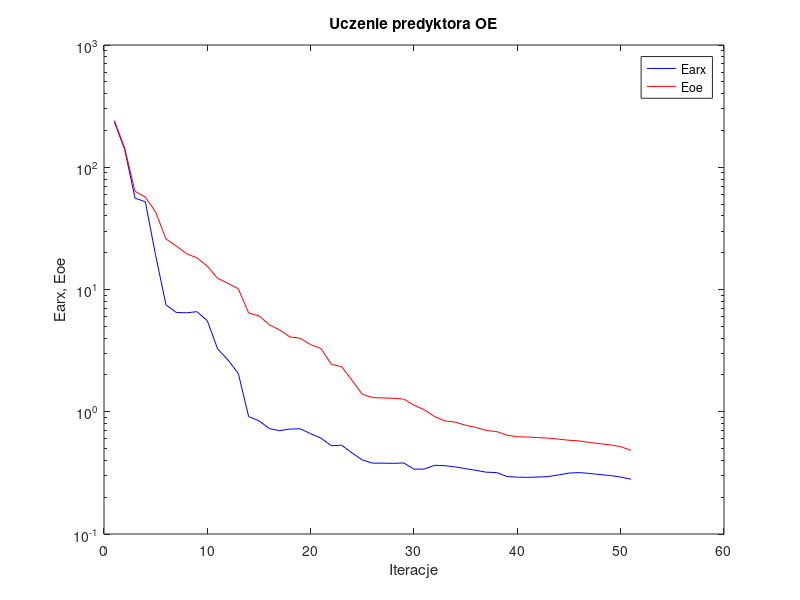
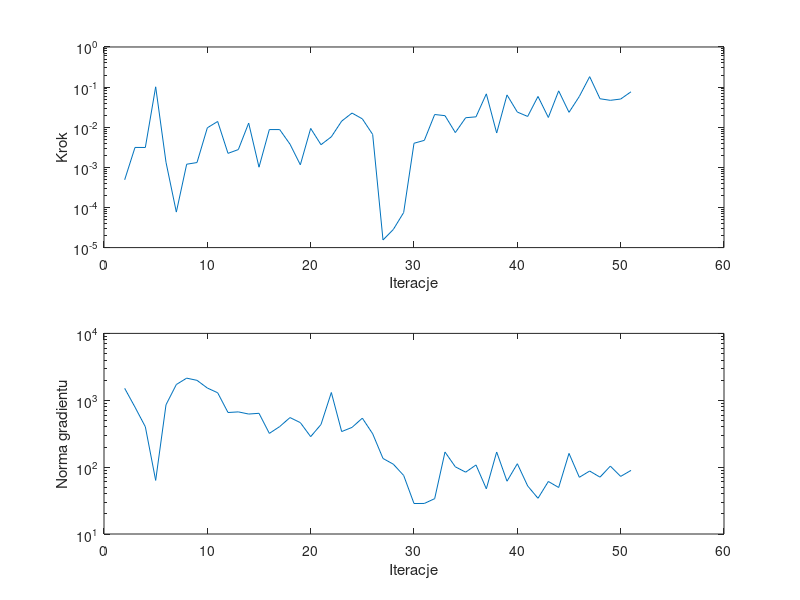

Source code (MATLAB) for these figures, in order:
%uczenie predyktora oe
clear all;
n=0; farx(n+1)=2.358702e+002; foe(n+1)=2.414046e+002; wspucz(n+1)=0.000000e+000; ng(n+1)=0.000000e+000;
%odnowa zmiennej metryki
n=1; farx(n+1)=1.396487e+002; foe(n+1)=1.439495e+002; krok(n+1)=4.896899e-004; ng(n+1)=1.508980e+003;
n=2; farx(n+1)=5.591701e+001; foe(n+1)=6.359853e+001; krok(n+1)=3.135616e-003; ng(n+1)=7.886427e+002;
n=3; farx(n+1)=5.220784e+001; foe(n+1)=5.703809e+001; krok(n+1)=3.128460e-003; ng(n+1)=4.016152e+002;
n=4; farx(n+1)=1.894098e+001; foe(n+1)=4.302629e+001; krok(n+1)=1.016482e-001; ng(n+1)=6.333290e+001;
n=5; farx(n+1)=7.488097e+000; foe(n+1)=2.587936e+001; krok(n+1)=1.338974e-003; ng(n+1)=8.558449e+002;
n=6; farx(n+1)=6.488907e+000; foe(n+1)=2.270414e+001; krok(n+1)=7.675242e-005; ng(n+1)=1.719450e+003;
n=7; farx(n+1)=6.447554e+000; foe(n+1)=1.959193e+001; krok(n+1)=1.197019e-003; ng(n+1)=2.141108e+003;
n=8; farx(n+1)=6.586779e+000; foe(n+1)=1.814648e+001; krok(n+1)=1.317301e-003; ng(n+1)=1.985448e+003;
n=9; farx(n+1)=5.543450e+000; foe(n+1)=1.551258e+001; krok(n+1)=9.677825e-003; ng(n+1)=1.523933e+003;
n=10; farx(n+1)=3.257626e+000; foe(n+1)=1.233850e+001; krok(n+1)=1.391254e-002; ng(n+1)=1.294968e+003;
n=11; farx(n+1)=2.655040e+000; foe(n+1)=1.124641e+001; krok(n+1)=2.232051e-003; ng(n+1)=6.557661e+002;
n=12; farx(n+1)=2.054362e+000; foe(n+1)=1.013930e+001; krok(n+1)=2.774090e-003; ng(n+1)=6.701218e+002;
n=13; farx(n+1)=9.129430e-001; foe(n+1)=6.426583e+000; krok(n+1)=1.269968e-002; ng(n+1)=6.222703e+002;
n=14; farx(n+1)=8.435286e-001; foe(n+1)=6.082349e+000; krok(n+1)=1.009153e-003; ng(n+1)=6.381457e+002;
n=15; farx(n+1)=7.284030e-001; foe(n+1)=5.153998e+000; krok(n+1)=8.744518e-003; ng(n+1)=3.195536e+002;
n=16; farx(n+1)=7.005869e-001; foe(n+1)=4.664798e+000; krok(n+1)=8.744518e-003; ng(n+1)=4.038764e+002;
n=17; farx(n+1)=7.224071e-001; foe(n+1)=4.092707e+000; krok(n+1)=3.778589e-003; ng(n+1)=5.509977e+002;
n=18; farx(n+1)=7.250150e-001; foe(n+1)=3.990512e+000; krok(n+1)=1.156459e-003; ng(n+1)=4.628474e+002;
n=19; farx(n+1)=6.606402e-001; foe(n+1)=3.540384e+000; krok(n+1)=9.338225e-003; ng(n+1)=2.855956e+002;
n=20; farx(n+1)=6.088426e-001; foe(n+1)=3.290948e+000; krok(n+1)=3.671029e-003; ng(n+1)=4.343172e+002;
n=21; farx(n+1)=5.276685e-001; foe(n+1)=2.443780e+000; krok(n+1)=5.770731e-003; ng(n+1)=1.306016e+003;
n=22; farx(n+1)=5.330768e-001; foe(n+1)=2.338489e+000; krok(n+1)=1.419977e-002; ng(n+1)=3.403312e+002;
n=23; farx(n+1)=4.607485e-001; foe(n+1)=1.807696e+000; krok(n+1)=2.254943e-002; ng(n+1)=3.926803e+002;
n=24; farx(n+1)=4.032965e-001; foe(n+1)=1.388299e+000; krok(n+1)=1.617035e-002; ng(n+1)=5.400934e+002;
n=25; farx(n+1)=3.798220e-001; foe(n+1)=1.306911e+000; krok(n+1)=6.607631e-003; ng(n+1)=3.155622e+002;
%odnowa zmiennej metryki
n=26; farx(n+1)=3.796340e-001; foe(n+1)=1.297600e+000; krok(n+1)=1.549259e-005; ng(n+1)=1.347563e+002;
n=27; farx(n+1)=3.783019e-001; foe(n+1)=1.286205e+000; krok(n+1)=2.832743e-005; ng(n+1)=1.106441e+002;
n=28; farx(n+1)=3.813564e-001; foe(n+1)=1.270637e+000; krok(n+1)=7.492449e-005; ng(n+1)=7.508818e+001;
n=29; farx(n+1)=3.389630e-001; foe(n+1)=1.132002e+000; krok(n+1)=3.985480e-003; ng(n+1)=2.856773e+001;
n=30; farx(n+1)=3.398259e-001; foe(n+1)=1.036889e+000; krok(n+1)=4.708341e-003; ng(n+1)=2.863612e+001;
n=31; farx(n+1)=3.649428e-001; foe(n+1)=9.120433e-001; krok(n+1)=2.074719e-002; ng(n+1)=3.377108e+001;
n=32; farx(n+1)=3.620113e-001; foe(n+1)=8.414066e-001; krok(n+1)=1.941426e-002; ng(n+1)=1.682530e+002;
n=33; farx(n+1)=3.536818e-001; foe(n+1)=8.214431e-001; krok(n+1)=7.354218e-003; ng(n+1)=1.010635e+002;
n=34; farx(n+1)=3.423916e-001; foe(n+1)=7.755001e-001; krok(n+1)=1.724927e-002; ng(n+1)=8.408708e+001;
n=35; farx(n+1)=3.316847e-001; foe(n+1)=7.443760e-001; krok(n+1)=1.815661e-002; ng(n+1)=1.077493e+002;
n=36; farx(n+1)=3.202034e-001; foe(n+1)=7.030647e-001; krok(n+1)=6.789298e-002; ng(n+1)=4.740610e+001;
n=37; farx(n+1)=3.181110e-001; foe(n+1)=6.882299e-001; krok(n+1)=7.168595e-003; ng(n+1)=1.684166e+002;
n=38; farx(n+1)=2.951189e-001; foe(n+1)=6.424967e-001; krok(n+1)=6.385486e-002; ng(n+1)=6.155418e+001;
n=39; farx(n+1)=2.918927e-001; foe(n+1)=6.244963e-001; krok(n+1)=2.387143e-002; ng(n+1)=1.124307e+002;
n=40; farx(n+1)=2.905427e-001; foe(n+1)=6.214508e-001; krok(n+1)=1.856226e-002; ng(n+1)=5.233152e+001;
n=41; farx(n+1)=2.923879e-001; foe(n+1)=6.143570e-001; krok(n+1)=5.851700e-002; ng(n+1)=3.419392e+001;
n=42; farx(n+1)=2.950079e-001; foe(n+1)=6.083134e-001; krok(n+1)=1.750226e-002; ng(n+1)=6.102778e+001;
n=43; farx(n+1)=3.042569e-001; foe(n+1)=5.967885e-001; krok(n+1)=8.061847e-002; ng(n+1)=4.961331e+001;
n=44; farx(n+1)=3.152738e-001; foe(n+1)=5.845696e-001; krok(n+1)=2.351648e-002; ng(n+1)=1.605552e+002;
n=45; farx(n+1)=3.178191e-001; foe(n+1)=5.778730e-001; krok(n+1)=5.857529e-002; ng(n+1)=7.046744e+001;
n=46; farx(n+1)=3.128738e-001; foe(n+1)=5.601258e-001; krok(n+1)=1.822367e-001; ng(n+1)=8.743051e+001;
n=47; farx(n+1)=3.064174e-001; foe(n+1)=5.477347e-001; krok(n+1)=5.123880e-002; ng(n+1)=7.082300e+001;
n=48; farx(n+1)=3.006802e-001; foe(n+1)=5.356187e-001; krok(n+1)=4.681906e-002; ng(n+1)=1.035907e+002;
n=49; farx(n+1)=2.924313e-001; foe(n+1)=5.181650e-001; krok(n+1)=5.042484e-002; ng(n+1)=7.267569e+001;
n=50; farx(n+1)=2.806326e-001; foe(n+1)=4.837918e-001; krok(n+1)=7.641651e-002; ng(n+1)=8.933457e+001;

figure; semilogy(farx,'b'); hold on; semilogy(foe,'r'); xlabel('Iteracje'); ylabel('Earx, Eoe'); legend('Earx','Eoe'); title('Uczenie predyktora OE');
figure; subplot(2,1,1); semilogy(krok); xlabel('Iteracje'); ylabel('Krok');
subplot(2,1,2); semilogy(ng); xlabel('Iteracje'); ylabel('Norma gradientu');
Earx=farx(n+1)
Eoe=foe(n+1)
